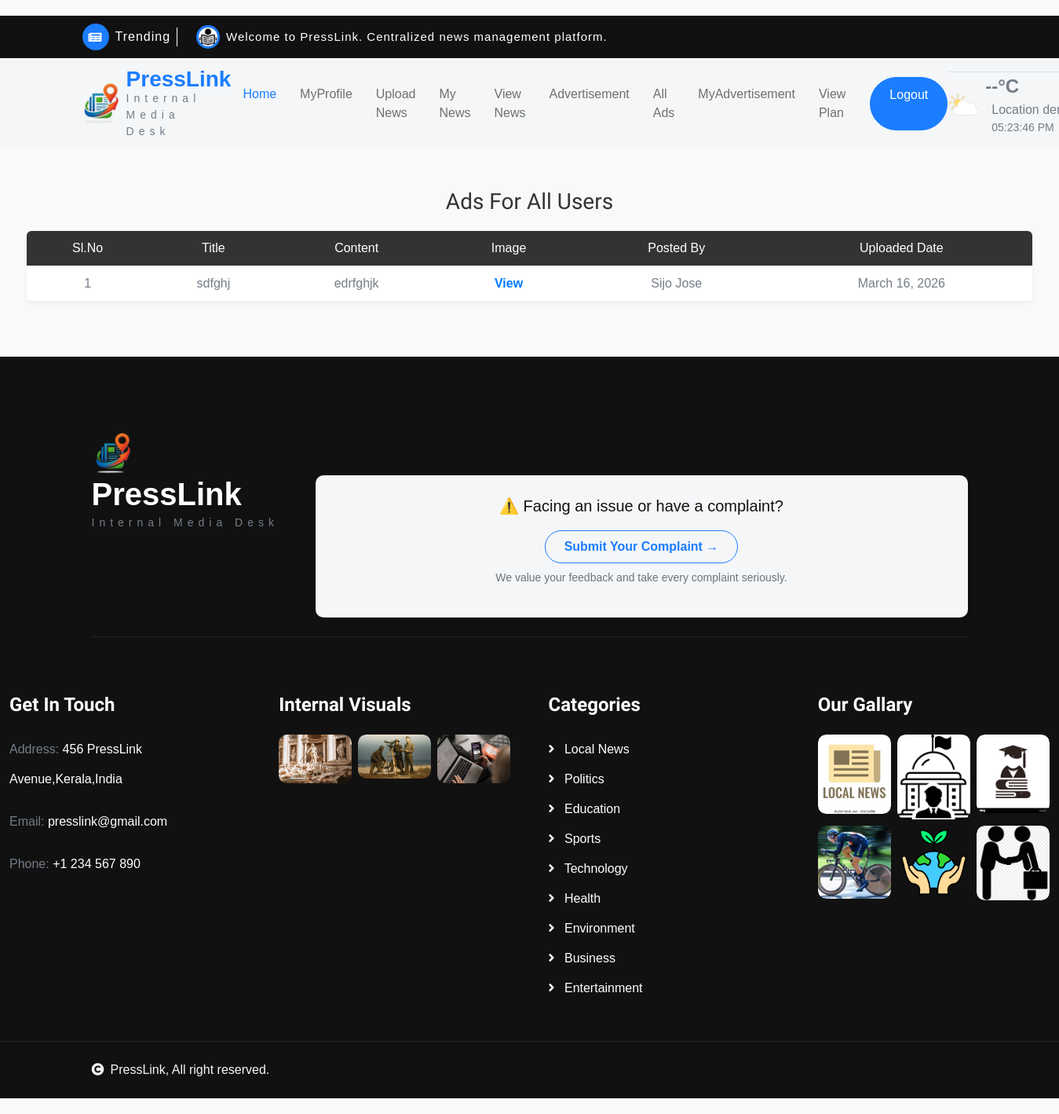
Before: /User/ViewAdvertisements/ (signed in) with the older database file.
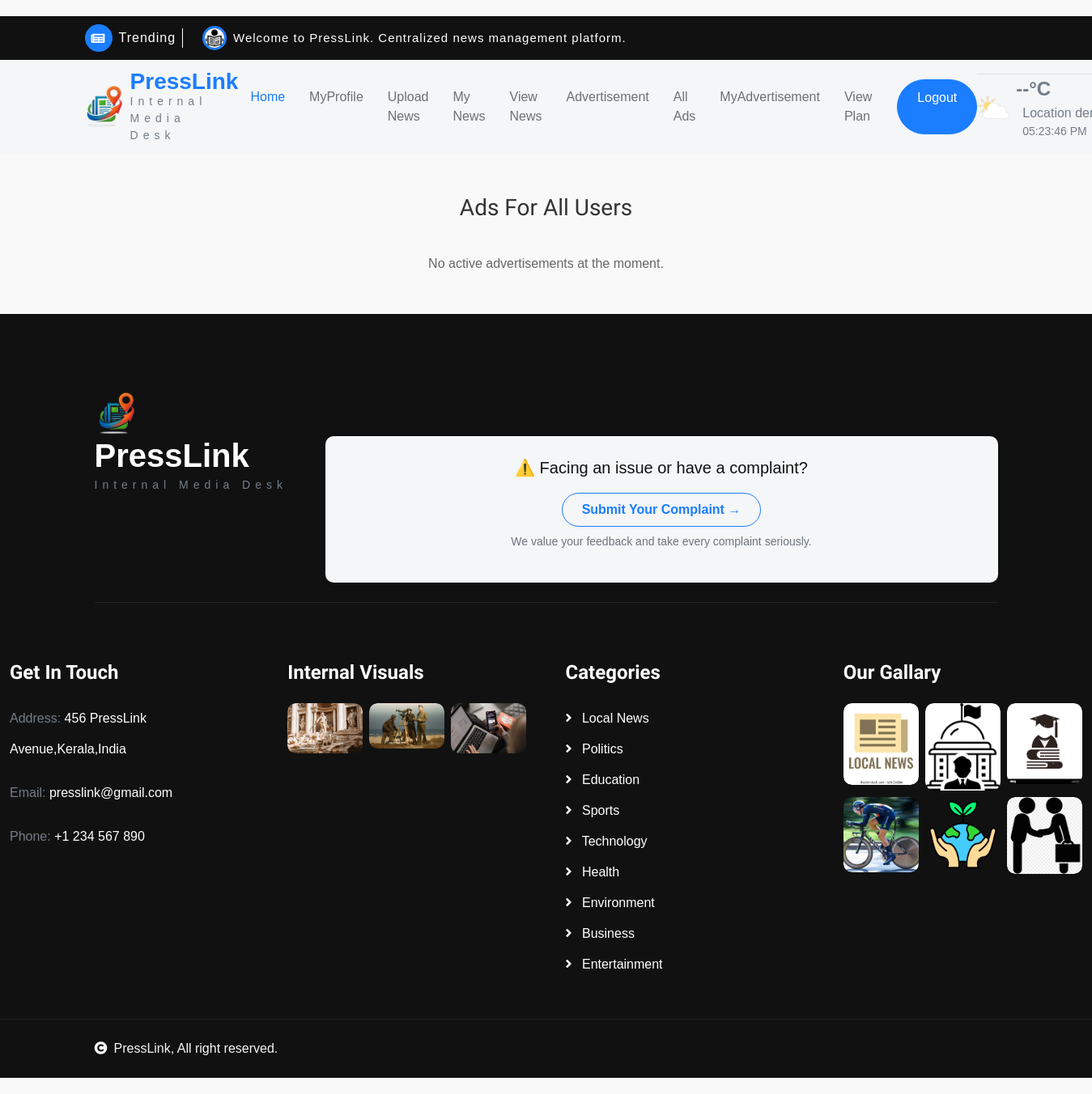
After: the same page with the newer database file.
### User/models.py (models this page shows)
class tbl_advertisement(models.Model):
    advertisement_date=models.DateField(auto_now_add=True)
    advertisement_status=models.IntegerField(default=0)
    advertisement_file=models.FileField(upload_to="Assets/news/")
    advertisement_title=models.CharField(max_length=50)
    advertisement_content=models.CharField(max_length=50)
    user_id=models.ForeignKey(tbl_user,on_delete=models.CASCADE)
    verifier_id=models.ForeignKey(tbl_verifier,on_delete=models.CASCADE,null=True)
    editor_id=models.ForeignKey(tbl_editor,on_delete=models.CASCADE,null=True)
    advertisement_amount = models.IntegerField(null=True, blank=True)

### Guest/models.py (models this page shows)
class tbl_user(models.Model):
    user_name=models.CharField(max_length=50)
    user_email=models.CharField(max_length=50)
    user_contact=models.CharField(max_length=50)
    user_gender=models.CharField(max_length=50)
    user_dob=models.CharField(max_length=50)
    user_address=models.CharField(max_length=80)
    user_photo=models.FileField(upload_to="Assets/UserDocs/")
    user_proof=models.FileField(upload_to="Assets/UserDocs/")
    user_work=models.FileField(upload_to="Assets/UserDocs/")
    skill_type=models.ForeignKey(tbl_skilltype,on_delete=models.CASCADE)
    user_level=models.CharField(max_length=50)
    user_bio=models.CharField(max_length=50)
    user_social=models.CharField(max_length=50)
    user_password=models.CharField(max_length=50)
    user_status=models.IntegerField(default=0)
    place=models.ForeignKey(tbl_place,on_delete=models.CASCADE)

### User/views.py (the view)
# urls.py: path("ViewAdvertisements/", views.ViewAdvertisements, name="ViewAdvertisements"),
def ViewAdvertisements(request):
    if "uid" in request.session:
        user = tbl_user.objects.get(id=request.session["uid"])
        today = date.today()
        active_subscription = tbl_subscription.objects.filter(user=user, subscription_status=1, expiry_date__gte=today).first()
        if not active_subscription:
            return render(request, 'User/ViewAdvertisements.html', {
                'msg': 'A valid subscription is required to view published Advertisement.',
                'advdata': []
            })
        advdata = tbl_advertisement.objects.filter(advertisement_status=6).order_by('-advertisement_date')
        return render(request, 'User/ViewAdvertisements.html', {'advdata': advdata, 'subscription': active_subscription})
    else:
        return redirect("Guest:Login")

### User/Templates/User/ViewAdvertisements.html (shortened to what this page needs)
{% extends 'User/Header.html' %}
{% block content %}
<h3>Ads For All Users</h3>
{% if advdata %}
<table>
    <thead>
        <tr>
            <th>Sl.No</th>
            <th>Title</th>
            <th>Content</th>
            <th>Image</th>
            <th>Posted By</th>
            <th>Uploaded Date</th>
        </tr>
    </thead>
    <tbody>
        {% for i in advdata %}
        <tr>
            <td>{{ forloop.counter }}</td>
            <td>{{ i.advertisement_title }}</td>
            <td>{{ i.advertisement_content }}</td>
            <td>
                {% if i.advertisement_file %}
                <a href="{{ i.advertisement_file.url }}" target="_blank">View</a>
                {% else %}
                No File
                {% endif %}
            </td>
            <td>{{ i.user_id.user_name }}</td>
            <td>{{ i.advertisement_date }}</td>
        </tr>
        {% endfor %}
    </tbody>
</table>
{% else %}
<div class="no-data">No active advertisements at the moment.</div>
{% endif %}
{% endblock %}

Changed rows visible on the page:
removed tbl_advertisement: advertisement_title "sdfghj", advertisement_content "edrfghjk", user_id.user_name "Sijo Jose", advertisement_date "March 16, 2026"
Other visible differences:
text no longer shown: "Sl.No Title Content Image Posted By Uploaded Date"
text now shown: "No active advertisements at the moment."
